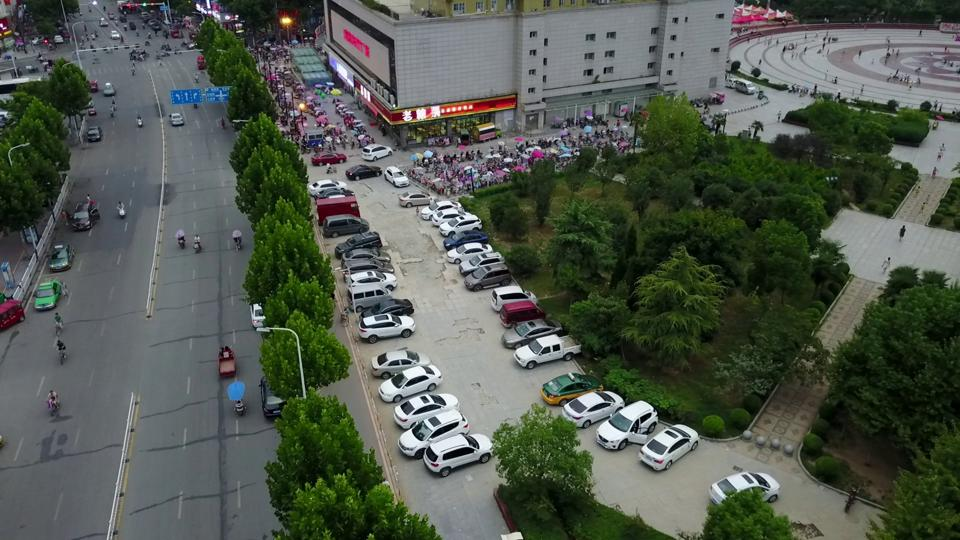
#> input picture data/my_dataset/visdrone/images/train/0000002_00005_d_0000014.jpg, 960 x 540 px
$ python fog.py --input ../../data/my_dataset/visdrone/images/train/0000002_00005_d_0000014.jpg --output out.png
#> lines starting #> are read from the running program, lines starting #| are printed output that depends on the picture
#> in main, image is the input picture: shape (540, 960, 3); mean B, G, R 78.1, 88.3, 80.7
"""
fog.py
--------
Applies synthetic fog effect to images using OpenCV.

Usage:
    python fog.py --input path/to/image.jpg --output path/to/output.jpg --intensity 0.6

Dependencies:
    - OpenCV (cv2)
    - NumPy
"""

import cv2
import numpy as np
import argparse
import os

def add_fog(image, intensity=0.5):
    """
    Applies a fog effect to an image.

    Args:
        image (np.array): Input image in BGR format.
        intensity (float): Fog intensity, between 0 (none) and 1 (dense fog).

    Returns:
        np.array: Fog-augmented image.
    """
#> called with intensity = 0.5
    if intensity < 0 or intensity > 1:
        raise ValueError("Intensity must be between 0 and 1")

    h, w = image.shape[:2]
#> h = 540; w = 960

    # Create a white haze
    haze = np.full((h, w, 3), 255, dtype=np.uint8)

    # Blend the image with the white haze
    foggy_image = cv2.addWeighted(image, 1 - intensity, haze, intensity, 0)
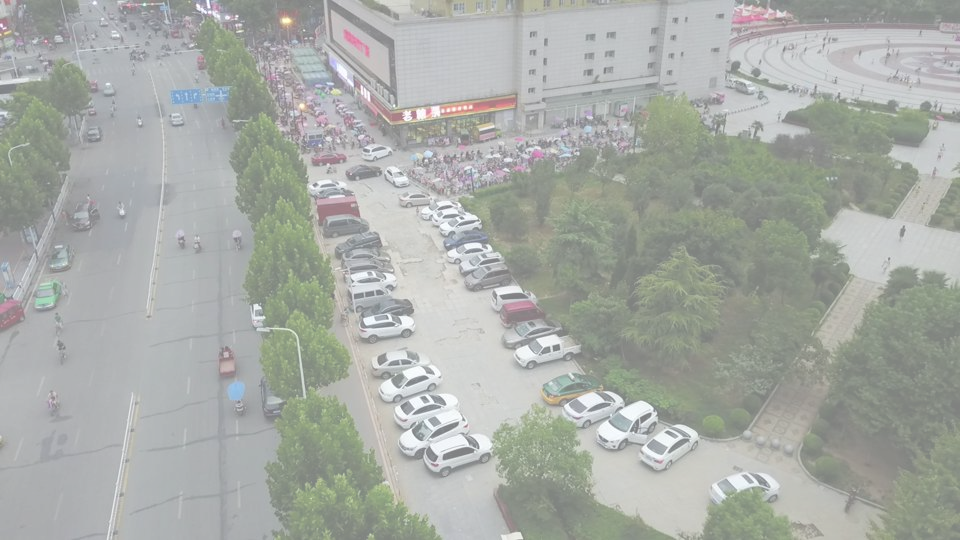
#> foggy_image: shape (540, 960, 3); mean B, G, R 166.5, 171.7, 167.9

    # Optional: Add Gaussian blur to simulate scattering
    blur_amount = int(15 * intensity) | 1  # Ensure it's odd
    foggy_image = cv2.GaussianBlur(foggy_image, (blur_amount, blur_amount), 0)

    return foggy_image

def main():
    parser = argparse.ArgumentParser(description="Apply fog effect to an image.")
    parser.add_argument('--input', type=str, required=True, help="Path to input image")
    parser.add_argument('--output', type=str, required=True, help="Path to save augmented image")
    parser.add_argument('--intensity', type=float, default=0.5, help="Fog intensity (0 to 1)")
    args = parser.parse_args()

    if not os.path.exists(args.input):
        raise FileNotFoundError(f"Input file {args.input} not found.")

    image = cv2.imread(args.input)
    foggy = add_fog(image, intensity=args.intensity)

    os.makedirs(os.path.dirname(args.output), exist_ok=True)
    cv2.imwrite(args.output, foggy)
    print(f"Saved foggy image to {args.output}")

if __name__ == "__main__":
    main()

$ run again, on data/my_dataset/visdrone/images/train/0000003_00231_d_0000016.jpg
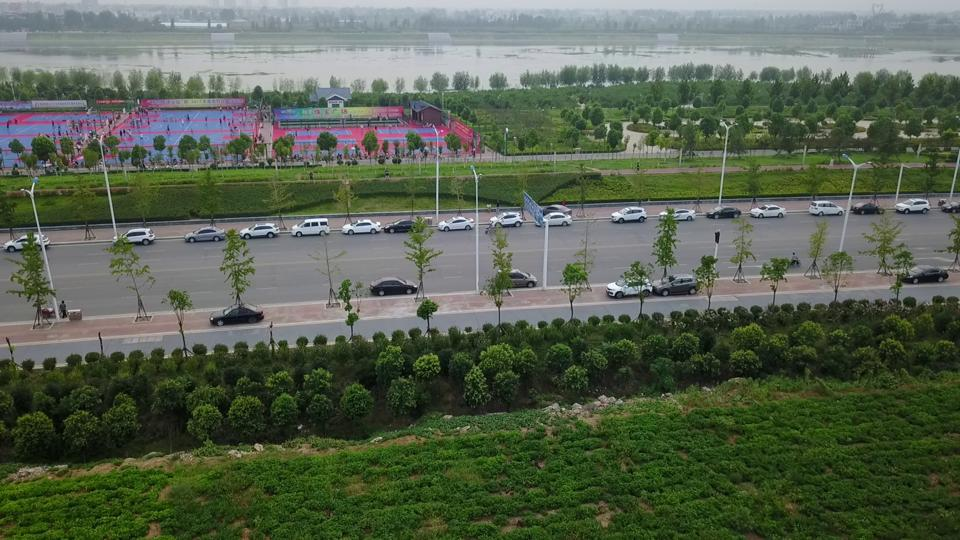
#> input picture data/my_dataset/visdrone/images/train/0000003_00231_d_0000016.jpg, 960 x 540 px
#> in main, image is the input picture: shape (540, 960, 3); mean B, G, R 79.1, 97.6, 86.9
#> in add_fog, `foggy_image = cv2.addWeighted(image, 1 - intensity, haze, intensity, 0)`:
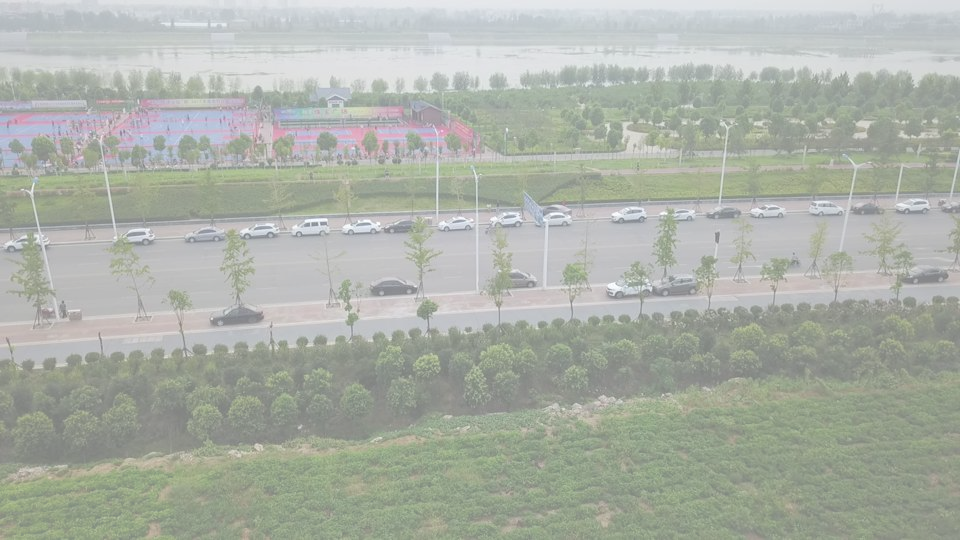
#> foggy_image: shape (540, 960, 3); mean B, G, R 167.1, 176.3, 171

$ run again, on data/my_dataset/visdrone/images/train/0000007_04999_d_0000036.jpg
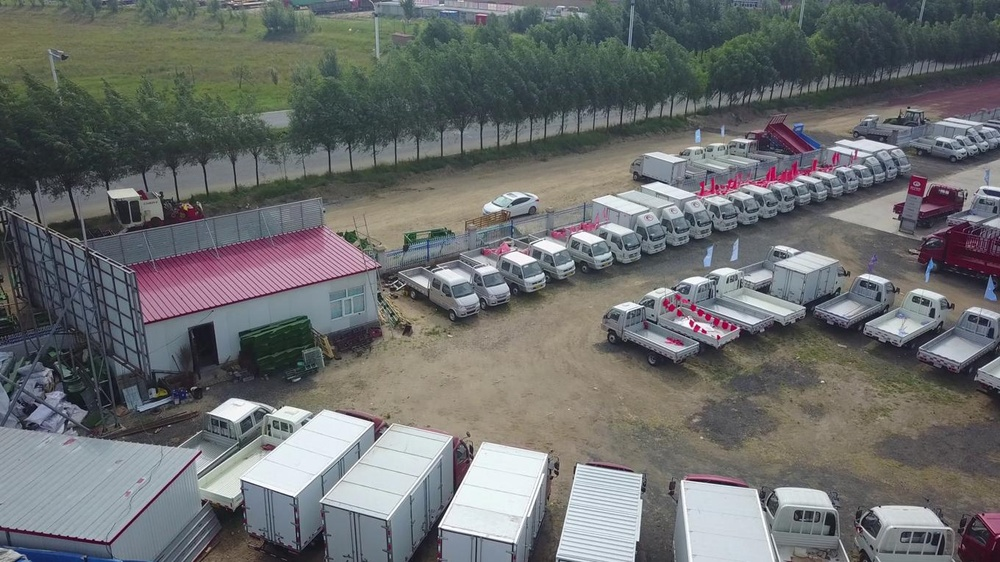
#> input picture data/my_dataset/visdrone/images/train/0000007_04999_d_0000036.jpg, 1000 x 562 px, shrunk from 1360 x 765 before the run
#> in main, image is the input picture: shape (562, 1000, 3); mean B, G, R 109.8, 109.6, 107.5
#> in add_fog, `foggy_image = cv2.addWeighted(image, 1 - intensity, haze, intensity, 0)`:
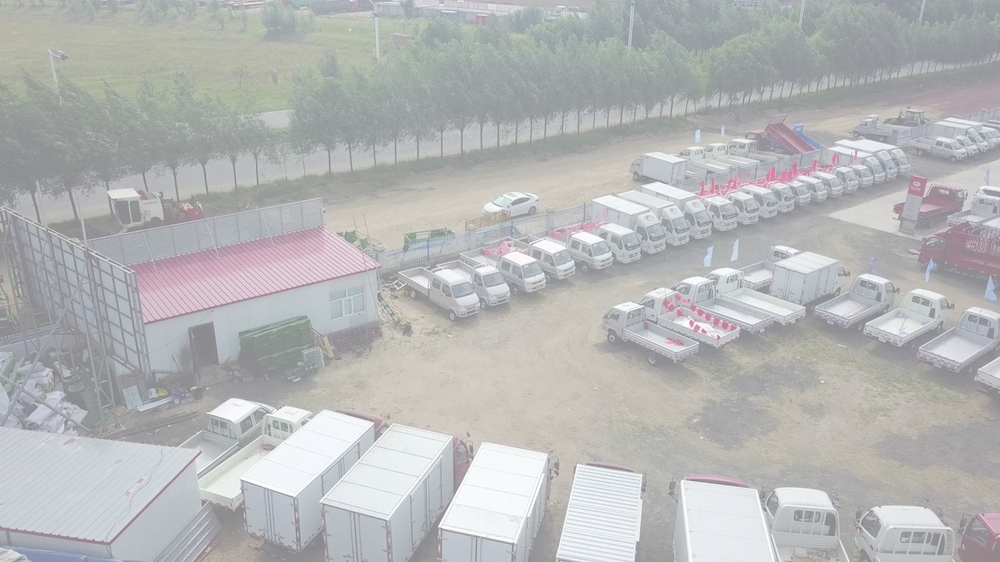
#> foggy_image: shape (562, 1000, 3); mean B, G, R 182.4, 182.3, 181.3

$ run again, on data/my_dataset/visdrone/images/train/0000007_05499_d_0000037.jpg
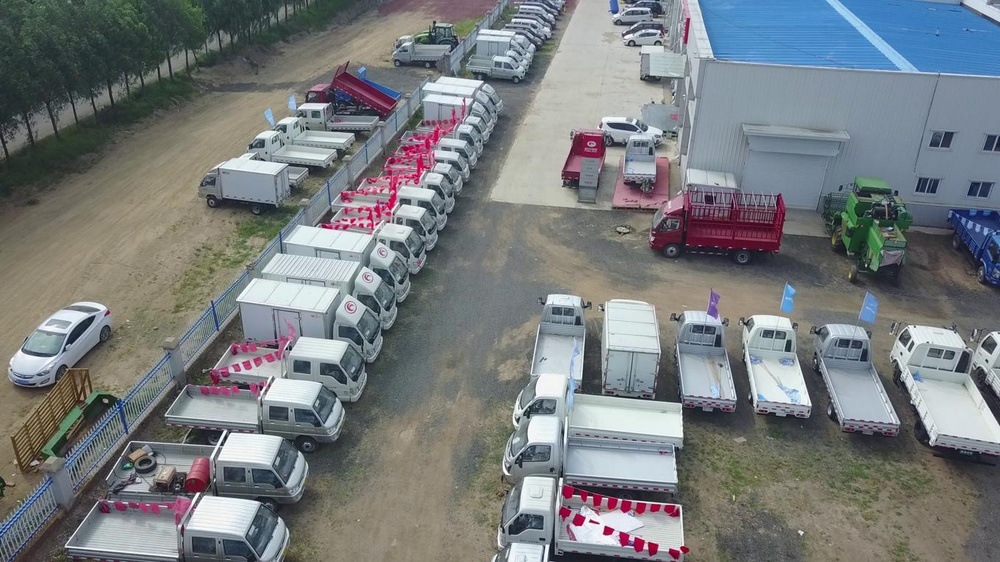
#> input picture data/my_dataset/visdrone/images/train/0000007_05499_d_0000037.jpg, 1000 x 562 px, shrunk from 1360 x 765 before the run
#> in main, image is the input picture: shape (562, 1000, 3); mean B, G, R 125.7, 123.7, 119.5
#> in add_fog, `foggy_image = cv2.addWeighted(image, 1 - intensity, haze, intensity, 0)`:
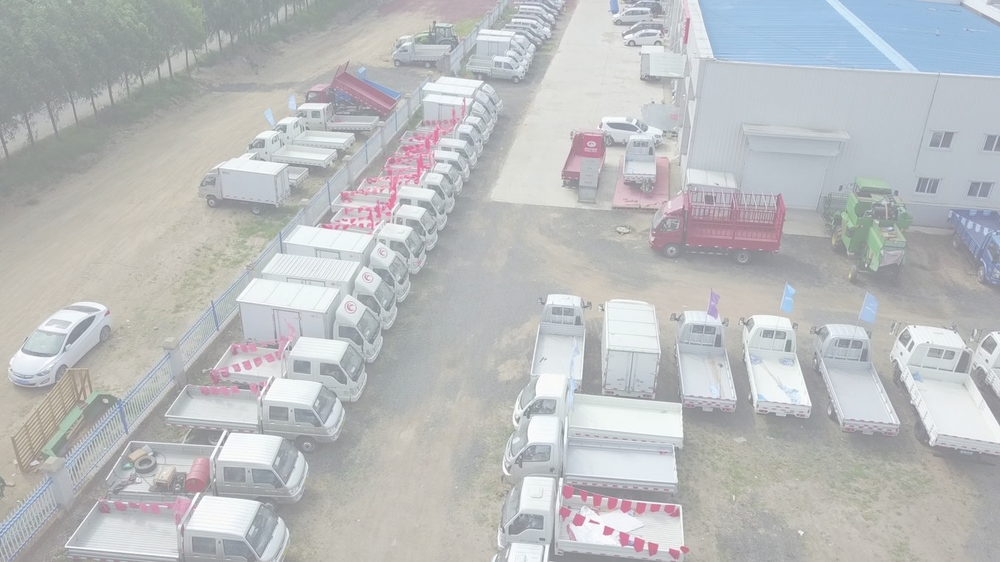
#> foggy_image: shape (562, 1000, 3); mean B, G, R 190.3, 189.3, 187.3
